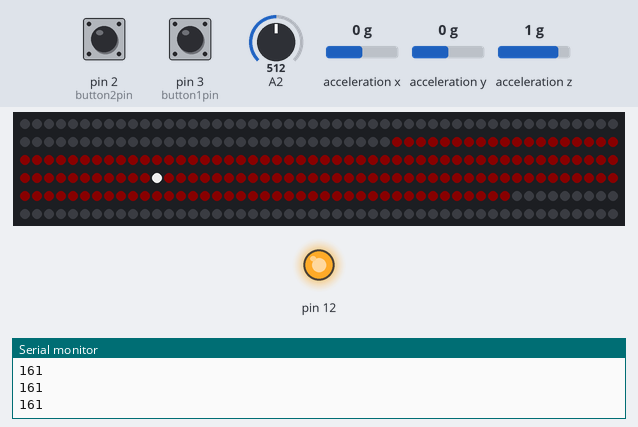
Simulated run of this sketch. Board: Arduino Uno, built with avr-gcc and run on an emulated ATmega328P. Parts: 300 RGB LEDs in strip order, left to right, continuing on the next row, output pins drawn as LEDs (lit = HIGH), the last lines printed to the serial monitor. Dashed ring = blinking. The inputs (shaded band) are chosen by the test bench; at power-on: acceleration x 0 g, A2 = 512, pin 2 (button2pin) HIGH, pin 3 (button1pin) HIGH, acceleration y 0 g, acceleration z 1 g.

Above: at 1.2 s.
1.3 s: acceleration x set to -1.4 g
At 1.42 s:
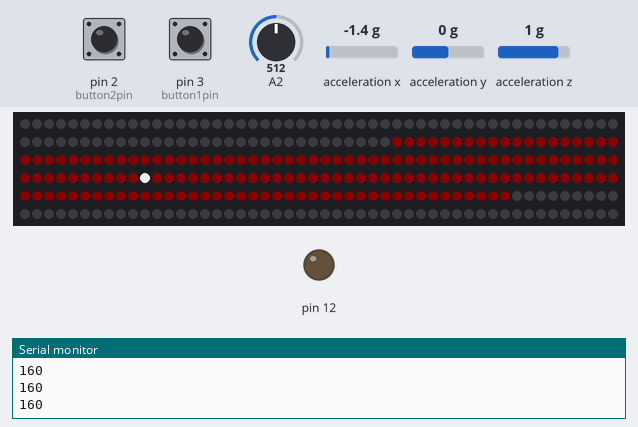
3.3 s: A2 set to 30
At 3.74 s:
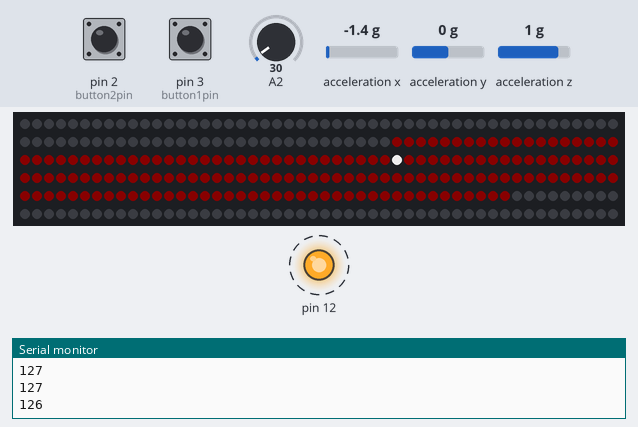
6.3 s: A2 set to 306
7.9 s: acceleration x set to -0.8 g
At 8.63 s:
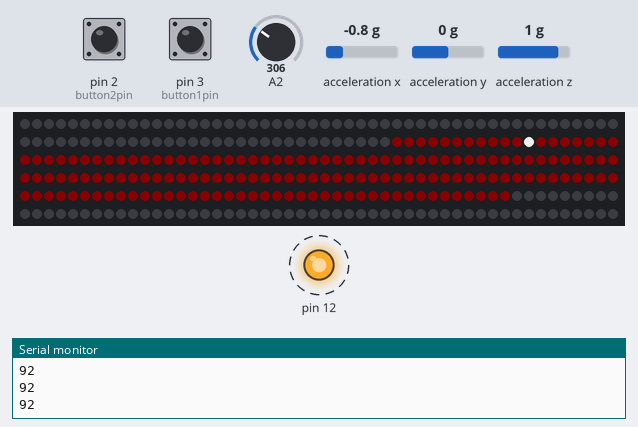
10.0 s: acceleration x set to 0 g
Timing chart, 0 to 14.0 s (numbered marks = the images above; inputs shaded):
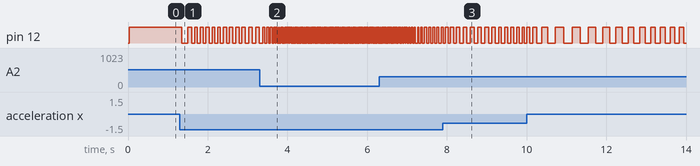

The sketch:

pendulum-g-control-sound.ino
```cpp
//tilt the acceleromter to drive, turn knob to control damping


// NEOPIXEL BEST PRACTICES for most reliable operation:
// - Add 1000 uF CAPACITOR between NeoPixel strip's + and - connections.
// - MINIMIZE WIRING LENGTH between microcontroller board and first pixel.
// - NeoPixel strip's DATA-IN should pass through a 300-500 OHM RESISTOR.
// - AVOID connecting NeoPixels on a LIVE CIRCUIT. If you must, ALWAYS
//   connect GROUND (-) first, then +, then data.
// - When using a 3.3V microcontroller with a 5V-powered NeoPixel strip,
//   a LOGIC-LEVEL CONVERTER on the data line is STRONGLY RECOMMENDED.
// (Skipping these may work OK on your workbench but can fail in the field)

#include <Adafruit_NeoPixel.h>
#ifdef __AVR__
 #include <avr/power.h> // Required for 16 MHz Adafruit Trinket
#endif

// Which pin on the Arduino is connected to the NeoPixels?
// On a Trinket or Gemma we suggest changing this to 1:
#define LED_PIN    6

// How many NeoPixels are attached to the Arduino?
#define LED_COUNT 300

// Declare our NeoPixel strip object:
Adafruit_NeoPixel strip(LED_COUNT, LED_PIN, NEO_GRB + NEO_KHZ800);
// Argument 1 = Number of pixels in NeoPixel strip
// Argument 2 = Arduino pin number (most are valid)
// Argument 3 = Pixel type flags, add together as needed:
//   NEO_KHZ800  800 KHz bitstream (most NeoPixel products w/WS2812 LEDs)
//   NEO_KHZ400  400 KHz (classic 'v1' (not v2) FLORA pixels, WS2811 drivers)
//   NEO_GRB     Pixels are wired for GRB bitstream (most NeoPixel products)
//   NEO_RGB     Pixels are wired for RGB bitstream (v1 FLORA pixels, not v2)
//   NEO_RGBW    Pixels are wired for RGBW bitstream (NeoPixel RGBW products)

int knob = 0;


// speaker connected to ground and pin 12 via a pair of 1 uF ceramic capacitors


#include <Wire.h>
#include <SPI.h>
#include <Adafruit_LIS3DH.h>
#include <Adafruit_Sensor.h>

// Used for software SPI
#define LIS3DH_CLK 13
#define LIS3DH_MISO 12
#define LIS3DH_MOSI 11
// Used for hardware & software SPI
#define LIS3DH_CS 10

// software SPI
//Adafruit_LIS3DH lis = Adafruit_LIS3DH(LIS3DH_CS, LIS3DH_MOSI, LIS3DH_MISO, LIS3DH_CLK);
// hardware SPI
//Adafruit_LIS3DH lis = Adafruit_LIS3DH(LIS3DH_CS);
// I2C
Adafruit_LIS3DH lis = Adafruit_LIS3DH();


int button1pin = 3;
int button2pin = 2;

boolean button1 = false;
boolean button2 = false;

float gx = 0.0;
float gz = 0.0;
float gy = 0.0;

int x = 0;
int lastx = 0;

int x0 = 81;
int x1 = 241;
float pi = 3.14159;

float theta = 0.0;
float t = 0.0;
int period = 15;
float y[] = {0.0,0.0};
float E;
float f0 = 0.0;  //velocity
float f1 = 0.0;  //accelleration
float f[] = {0.0,0.0};
float k1[] = {0.0,0.0};
float k2[] = {0.0,0.0};
float k3[] = {0.0,0.0};
float k4[] = {0.0,0.0};

float thetadot = 0.0;
float force;

float yindex = 0.1;
float ynext[] = {0.0,0.0};

float gamma = 0.1;
float omega0 = 0.9;
float h = 0.02; //time step in fractions of natural period
float A = 0.8;

float knob2force = 1.0;

boolean pin12 = false;

void setup(void) {


  Serial.begin(9600);
  while (!Serial) delay(10);     // will pause Zero, Leonardo, etc until serial console opens

  Serial.println("LIS3DH test!");

  if (! lis.begin(0x18)) {   // change this to 0x19 for alternative i2c address
    Serial.println("Couldnt start");
    while (1) yield();
  }
  Serial.println("LIS3DH found!");

  lis.setRange(LIS3DH_RANGE_4_G);   // 2, 4, 8 or 16 G!

  Serial.print("Range = "); Serial.print(2 << lis.getRange());
  Serial.println("G");


  pinMode(button1pin,INPUT_PULLUP);
  pinMode(button2pin,INPUT_PULLUP);
  pinMode(12,OUTPUT);
  digitalWrite(12,LOW);


  strip.begin();           // INITIALIZE NeoPixel strip object (REQUIRED)
  strip.show();            // Turn OFF all pixels ASAP
  strip.setBrightness(255); // Set BRIGHTNESS to about 1/5 (max = 255)


   for(int i=0; i<strip.numPixels(); i++) { // For each pixel in strip...
      if(i > x0 && i < x1){
        strip.setPixelColor(i,30,0,0);
      }
      else{
        strip.setPixelColor(i,0,0,0);
      }
   }
   A = 0.0;

}

void loop() {


  button1 = !digitalRead(button1pin);
  button2 = !digitalRead(button2pin);


  //position a white dot on a red background

  knob = analogRead(A2);

  //theta = -(-pi + float(knob)*2*pi/1023.0);


    lis.read();      // get X Y and Z data at once

    /* Or....get a new sensor event, normalized */
    sensors_event_t event;
    lis.getEvent(&event);

    /* Display the results (acceleration is measured in m/s^2) */

    gx= event.acceleration.x;
    gy= event.acceleration.y;
    gz= event.acceleration.z;

//  Serial.println(gx);
  //force = -float(knob)/500.0;
  force = gx/5;
  gamma = float(knob)/100.0;

  k1[0] = getf0(t,y,gamma,omega0,A,force);
  k1[1] = getf1(t,y,gamma,omega0,A,force);

  ynext[0] = y[0] + 0.5*h*k1[0];
  ynext[1] = y[1] + 0.5*h*k1[1];

  k2[0] = getf0(t+0.5*h,ynext,gamma,omega0,A,force);
  k2[1] = getf1(t+0.5*h,ynext,gamma,omega0,A,force);

  ynext[0] = y[0] + 0.5*h*k2[0];
  ynext[1] = y[1] + 0.5*h*k2[1];

  k3[0] = getf0(t+0.5*h,ynext,gamma,omega0,A,force);
  k3[1] = getf1(t+0.5*h,ynext,gamma,omega0,A,force);

  ynext[0] = y[0] + h*k3[0];
  ynext[1] = y[1] + h*k3[1];

  k4[0] = getf0(t+h,ynext,gamma,omega0,A,force);
  k4[1] = getf1(t+h,ynext,gamma,omega0,A,force);


  ynext[0] = y[0] + 0.1667*h*(k1[0] + 2*k2[0] + 2*k3[0] + k4[0]);
  ynext[1] = y[1] + 0.1667*h*(k1[1] + 2*k2[1] + 2*k3[1] + k4[1]);

  if(ynext[0] >= pi){
     ynext[0] = ynext[0] - 2*pi;
  }
  if(ynext[0] <= -pi){
     ynext[0] = ynext[0] + 2*pi;
  }

  theta = y[0];
  thetadot = y[1];

  y[0] = ynext[0];
  y[1] = ynext[1];

  t = t + h;


  x = int(theta*(float(x1) - float(x0))/(2*pi) + 0.5*(float(x1) + float(x0)));


  for(int i = x0; i < x1; i++) { // For each pixel in strip...
     if(i == x){
        strip.setPixelColor(i, 200,200,200);
     }
     else{
       strip.setPixelColor(i, 10,0,0);
     }
  }
  Serial.println(x);

  strip.show(); // Update strip with new contents
  if(lastx != x){
    pin12 = !pin12;
  }
  if(pin12){
    digitalWrite(12,HIGH);
  }
  else{
    digitalWrite(12,LOW);
  }
  lastx = x;

}


float getf0(float t,float y[],float gamma, float omega0, float A,float force){
  float result;
  result = y[1];
  return result;
}

float getf1(float t,float y[],float gamma, float omega0,float A, float force){
  float result;
  result = -sin(y[0]) - gamma*y[1] + A*cos(omega0*t) + force;
  return result;
}
```

Measured:
- after the input at 1.3 s, pin 12: HIGH → LOW at once, then repeats every 0.45 s: HIGH 0.10 s, 2 × (LOW 0.07 s, HIGH 0.07 s), LOW 0.07 s; the LEDs: change at once (image 1)
- after the input at 3.3 s, pin 12: alternates HIGH for 0.02 s and LOW for 0.02 s, starting after 0.18 s
- after the input at 7.9 s, pin 12: alternates HIGH for 0.09 s and LOW for 0.09 s, starting after 0.27 s
